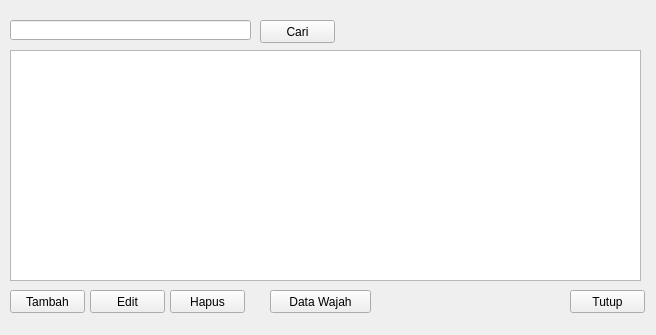
<?xml version="1.0" encoding="UTF-8"?>
<ui version="4.0">
 <class>Form</class>
 <widget class="QWidget" name="Form">
  <property name="geometry">
   <rect>
    <x>0</x>
    <y>0</y>
    <width>656</width>
    <height>335</height>
   </rect>
  </property>
  <property name="windowTitle">
   <string>Data Karyawan</string>
  </property>
  <widget class="QLineEdit" name="searchEdit">
   <property name="geometry">
    <rect>
     <x>10</x>
     <y>20</y>
     <width>241</width>
     <height>20</height>
    </rect>
   </property>
  </widget>
  <widget class="QPushButton" name="cariButton">
   <property name="geometry">
    <rect>
     <x>260</x>
     <y>20</y>
     <width>75</width>
     <height>23</height>
    </rect>
   </property>
   <property name="text">
    <string>Cari</string>
   </property>
  </widget>
  <widget class="QPushButton" name="tambahButton">
   <property name="geometry">
    <rect>
     <x>10</x>
     <y>290</y>
     <width>75</width>
     <height>23</height>
    </rect>
   </property>
   <property name="text">
    <string>Tambah</string>
   </property>
  </widget>
  <widget class="QPushButton" name="ubahButton">
   <property name="geometry">
    <rect>
     <x>90</x>
     <y>290</y>
     <width>75</width>
     <height>23</height>
    </rect>
   </property>
   <property name="text">
    <string>Edit</string>
   </property>
  </widget>
  <widget class="QPushButton" name="hapusButton">
   <property name="geometry">
    <rect>
     <x>170</x>
     <y>290</y>
     <width>75</width>
     <height>23</height>
    </rect>
   </property>
   <property name="text">
    <string>Hapus</string>
   </property>
  </widget>
  <widget class="QPushButton" name="tutupButton">
   <property name="geometry">
    <rect>
     <x>570</x>
     <y>290</y>
     <width>75</width>
     <height>23</height>
    </rect>
   </property>
   <property name="text">
    <string>Tutup</string>
   </property>
  </widget>
  <widget class="QTableView" name="table">
   <property name="geometry">
    <rect>
     <x>10</x>
     <y>50</y>
     <width>631</width>
     <height>231</height>
    </rect>
   </property>
   <property name="selectionMode">
    <enum>QAbstractItemView::SingleSelection</enum>
   </property>
   <property name="selectionBehavior">
    <enum>QAbstractItemView::SelectRows</enum>
   </property>
  </widget>
  <widget class="QPushButton" name="dataWajahButton">
   <property name="geometry">
    <rect>
     <x>270</x>
     <y>290</y>
     <width>101</width>
     <height>23</height>
    </rect>
   </property>
   <property name="text">
    <string>Data Wajah</string>
   </property>
  </widget>
 </widget>
 <resources/>
 <connections/>
</ui>
